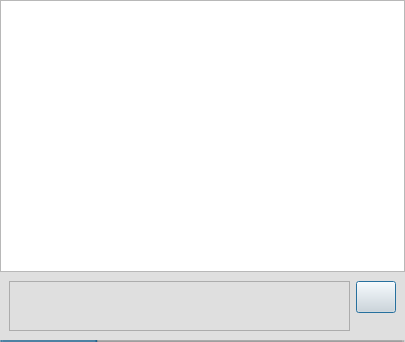
<?xml version="1.0" encoding="UTF-8"?>
<ui version="4.0">
 <class>FormChat</class>
 <widget class="QDialog" name="FormChat">
  <property name="geometry">
   <rect>
    <x>0</x>
    <y>0</y>
    <width>405</width>
    <height>342</height>
   </rect>
  </property>
  <property name="minimumSize">
   <size>
    <width>0</width>
    <height>0</height>
   </size>
  </property>
  <property name="windowTitle">
   <string>Dialog</string>
  </property>
  <property name="styleSheet">
   <string notr="true"/>
  </property>
  <layout class="QVBoxLayout" name="verticalLayout">
   <property name="spacing">
    <number>0</number>
   </property>
   <property name="margin">
    <number>0</number>
   </property>
   <item>
    <widget class="QTextEdit" name="label">
     <property name="sizePolicy">
      <sizepolicy hsizetype="Expanding" vsizetype="Expanding">
       <horstretch>0</horstretch>
       <verstretch>4</verstretch>
      </sizepolicy>
     </property>
     <property name="undoRedoEnabled">
      <bool>false</bool>
     </property>
     <property name="readOnly">
      <bool>true</bool>
     </property>
     <property name="html">
      <string>&lt;!DOCTYPE HTML PUBLIC &quot;-//W3C//DTD HTML 4.0//EN&quot; &quot;http://www.w3.org/TR/REC-html40/strict.dtd&quot;&gt;
&lt;html&gt;&lt;head&gt;&lt;meta name=&quot;qrichtext&quot; content=&quot;1&quot; /&gt;&lt;style type=&quot;text/css&quot;&gt;
p, li { white-space: pre-wrap; }
&lt;/style&gt;&lt;/head&gt;&lt;body style=&quot; font-family:'MS Shell Dlg 2'; font-size:8.25pt; font-weight:400; font-style:normal;&quot;&gt;
&lt;p style=&quot;-qt-paragraph-type:empty; margin-top:0px; margin-bottom:0px; margin-left:0px; margin-right:0px; -qt-block-indent:0; text-indent:0px; font-family:'Segoe UI'; font-size:8pt;&quot;&gt;&lt;br /&gt;&lt;/p&gt;&lt;/body&gt;&lt;/html&gt;</string>
     </property>
    </widget>
   </item>
   <item>
    <widget class="QWidget" name="widget" native="true">
     <property name="sizePolicy">
      <sizepolicy hsizetype="Expanding" vsizetype="Preferred">
       <horstretch>0</horstretch>
       <verstretch>1</verstretch>
      </sizepolicy>
     </property>
     <property name="minimumSize">
      <size>
       <width>0</width>
       <height>45</height>
      </size>
     </property>
     <property name="styleSheet">
      <string notr="true">background: rgb(223, 223, 223);</string>
     </property>
     <layout class="QHBoxLayout" name="horizontalLayout">
      <item>
       <widget class="ChatEdit" name="textEdit">
        <property name="sizePolicy">
         <sizepolicy hsizetype="Expanding" vsizetype="Fixed">
          <horstretch>0</horstretch>
          <verstretch>1</verstretch>
         </sizepolicy>
        </property>
        <property name="lineWrapMode">
         <enum>QTextEdit::WidgetWidth</enum>
        </property>
        <property name="acceptRichText">
         <bool>false</bool>
        </property>
       </widget>
      </item>
      <item alignment="Qt::AlignTop">
       <widget class="QPushButton" name="pushButton">
        <property name="sizePolicy">
         <sizepolicy hsizetype="Fixed" vsizetype="Fixed">
          <horstretch>0</horstretch>
          <verstretch>0</verstretch>
         </sizepolicy>
        </property>
        <property name="minimumSize">
         <size>
          <width>32</width>
          <height>32</height>
         </size>
        </property>
        <property name="toolTip">
         <string>Send files</string>
        </property>
        <property name="text">
         <string/>
        </property>
        <property name="autoRepeatInterval">
         <number>100</number>
        </property>
        <property name="flat">
         <bool>false</bool>
        </property>
       </widget>
      </item>
     </layout>
    </widget>
   </item>
   <item>
    <widget class="QProgressBar" name="progressBar">
     <property name="maximumSize">
      <size>
       <width>16777215</width>
       <height>2</height>
      </size>
     </property>
     <property name="value">
      <number>24</number>
     </property>
     <property name="textVisible">
      <bool>false</bool>
     </property>
    </widget>
   </item>
  </layout>
 </widget>
 <customwidgets>
  <customwidget>
   <class>ChatEdit</class>
   <extends>QTextEdit</extends>
   <header>CustomControls.h</header>
   <slots>
    <signal>OnPressEnter()</signal>
   </slots>
  </customwidget>
 </customwidgets>
 <resources>
  <include location="mainform.qrc"/>
 </resources>
 <connections/>
 <slots>
  <slot>onButtonSend()</slot>
  <slot>onTextReturn()</slot>
 </slots>
</ui>
